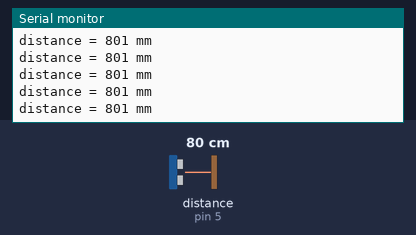
A sketch run on a simulated Arduino Uno, built with avr-gcc and run on an emulated ATmega328P. On the bench: the last lines printed to the serial monitor. Wiring (inferred from the names in the program): ultrasonic range finder: trigger pin 6; echo pin 5. Inputs (shaded band) come from the test bench; at power-on: distance to the obstacle (sensor on pin 5) 80 cm. The echo pulse lasts 58.3 µs per cm.

Above: at 4.2 s.
4.3 s: distance to the obstacle (sensor on pin 5) set to 18 cm
At 4.68 s:
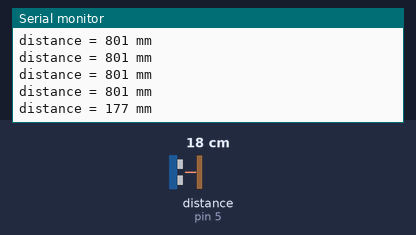
7.3 s: distance to the obstacle (sensor on pin 5) set to 299 cm
At 7.58 s:
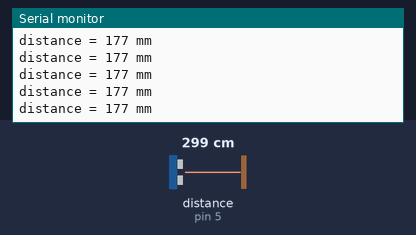
Timing chart, 0 to 10.3 s (numbered marks = the images above; inputs shaded):
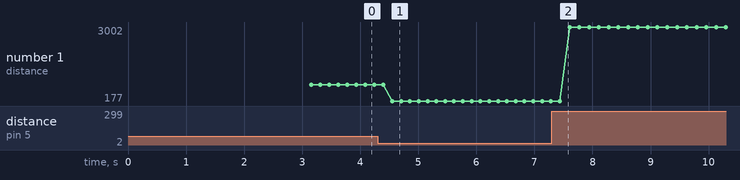

The sketch:

MB7052_pulse_trigger_1.ino
```cpp
// Arduino example code for MaxBotix MB7052 HRXL-MaxSonar-WR weather resistant ultrasonic distance sensor: analog voltage output. More info: www.makerguides.com */
// Example from Maxbotix. Ran on Feather M0 using pin 5.
//4/19/20
//Ricardo Toledo-Crow
//Farhan Pushan
//Flood ASRC Sensor Lab NGENS

#define readPin 5 //
#define triggerPin 6 //

long distance = 0;
long duration = 0;

void setup() {
  pinMode(readPin, INPUT);
  pinMode(triggerPin, OUTPUT);
  digitalWrite(triggerPin, LOW);
  Serial.begin(9600);
  delay(3000);
  Serial.println("Sensor is ready!");
}

void read_sensor() {
  digitalWrite(triggerPin, HIGH);
  delayMicroseconds(20);
  digitalWrite(triggerPin, LOW);
  duration = pulseIn(readPin, HIGH);
  distance = duration/5.8; // for the mb7052 the conversion factor is 5.8us per mm
  delay(150); // MB7289 has 6.6hz readout so this limits
}

void print_data() {
  Serial.print("distance = ");
  Serial.print(distance);
  Serial.println(" mm");
}

void loop() {
    read_sensor();
    print_data();
    //delay(1000);
}
```

Measured:
- after the input at 4.3 s, the serial monitor: prints a new line after 0.25 s (image 1)
- plotted number 1: 801 → 177 after the input at 4.3 s, 177 → 3002 after the input at 7.3 s
